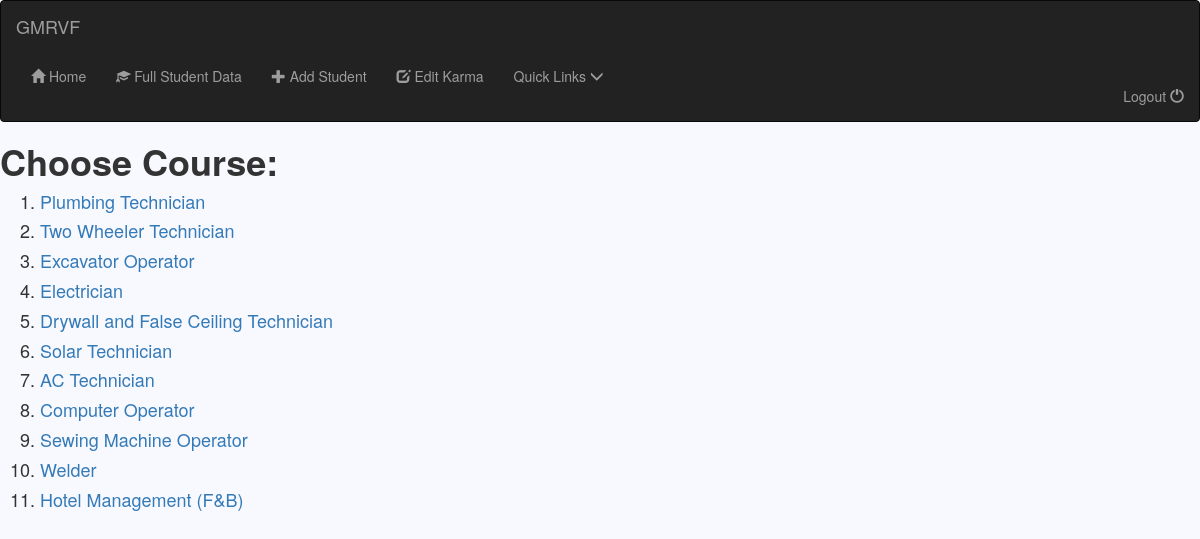
The page /faculty/ (signed in) on the database its author committed.
### faculty/models.py (models this page shows, shortened)
class courses(models.Model):
    cname = models.CharField(max_length=50)
    ccode = models.IntegerField(default=0)
    cnos = models.IntegerField(default=0)

### faculty/views.py (the view)
# urls.py: url('' ,views.IndexView.as_view(), name='index'),
@class_view_decorator(login_required)
class IndexView(generic.ListView):              #courses summary data
    template_name = 'faculty/index.html'
    def get_queryset(self):
        return courses.objects.all()

### faculty/Templates/faculty/index.html
{% extends 'faculty/base.html' %}
{% block body %}
    {% if object_list %}
        <p><h1><strong>Choose Course:</strong></h1></p>
        <ol>
            {% for i in object_list %}
                <h4><li><a href="/faculty/specific_studentdata/{{ i.id }}/"> {{ i.cname }}</a></li></h4>
            {% endfor %}
        </ol>
    {% else %}
        <h3>You dont have any courses</h3>
    {% endif %}
{% endblock %}

### rows shown on the page
courses: cname "Plumbing Technician"
courses: cname "Two Wheeler Technician"
courses: cname "Excavator Operator"
courses: cname "Electrician"
courses: cname "Drywall and False Ceiling Technician"
courses: cname "Solar Technician"
courses: cname "AC Technician"
courses: cname "Computer Operator"
courses: cname "Sewing Machine Operator"
courses: cname "Welder"
courses: cname "Hotel Management (F&B)"
